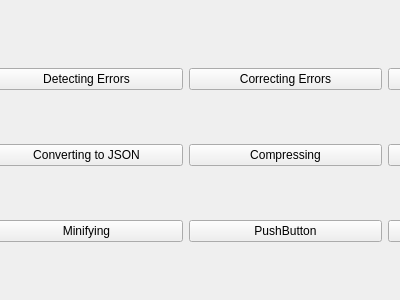
<?xml version="1.0" encoding="UTF-8"?>
<ui version="4.0">
 <class>Buttons</class>
 <widget class="QWidget" name="Buttons">
  <property name="geometry">
   <rect>
    <x>0</x>
    <y>0</y>
    <width>400</width>
    <height>300</height>
   </rect>
  </property>
  <property name="windowTitle">
   <string>Form</string>
  </property>
  <widget class="QWidget" name="gridLayoutWidget">
   <property name="geometry">
    <rect>
     <x>-10</x>
     <y>20</y>
     <width>591</width>
     <height>271</height>
    </rect>
   </property>
   <layout class="QGridLayout" name="gridLayout">
    <item row="2" column="2">
     <widget class="QPushButton" name="pushButton_7">
      <property name="text">
       <string>PushButton</string>
      </property>
     </widget>
    </item>
    <item row="2" column="1">
     <widget class="QPushButton" name="pushButton_6">
      <property name="text">
       <string>PushButton</string>
      </property>
     </widget>
    </item>
    <item row="1" column="0">
     <widget class="QPushButton" name="pushButton_3">
      <property name="text">
       <string>Converting to JSON</string>
      </property>
     </widget>
    </item>
    <item row="1" column="1">
     <widget class="QPushButton" name="pushButton_2">
      <property name="text">
       <string>Compressing</string>
      </property>
     </widget>
    </item>
    <item row="2" column="0">
     <widget class="QPushButton" name="pushButton_5">
      <property name="text">
       <string>Minifying</string>
      </property>
     </widget>
    </item>
    <item row="1" column="2">
     <widget class="QPushButton" name="pushButton_4">
      <property name="text">
       <string>Decompressing</string>
      </property>
     </widget>
    </item>
    <item row="0" column="0">
     <widget class="QPushButton" name="pushButton_8">
      <property name="text">
       <string>Detecting Errors</string>
      </property>
     </widget>
    </item>
    <item row="0" column="1">
     <widget class="QPushButton" name="pushButton_9">
      <property name="text">
       <string>Correcting Errors</string>
      </property>
     </widget>
    </item>
    <item row="0" column="2">
     <widget class="QPushButton" name="pushButton_10">
      <property name="text">
       <string>Prettifying</string>
      </property>
     </widget>
    </item>
   </layout>
  </widget>
 </widget>
 <resources/>
 <connections/>
</ui>
